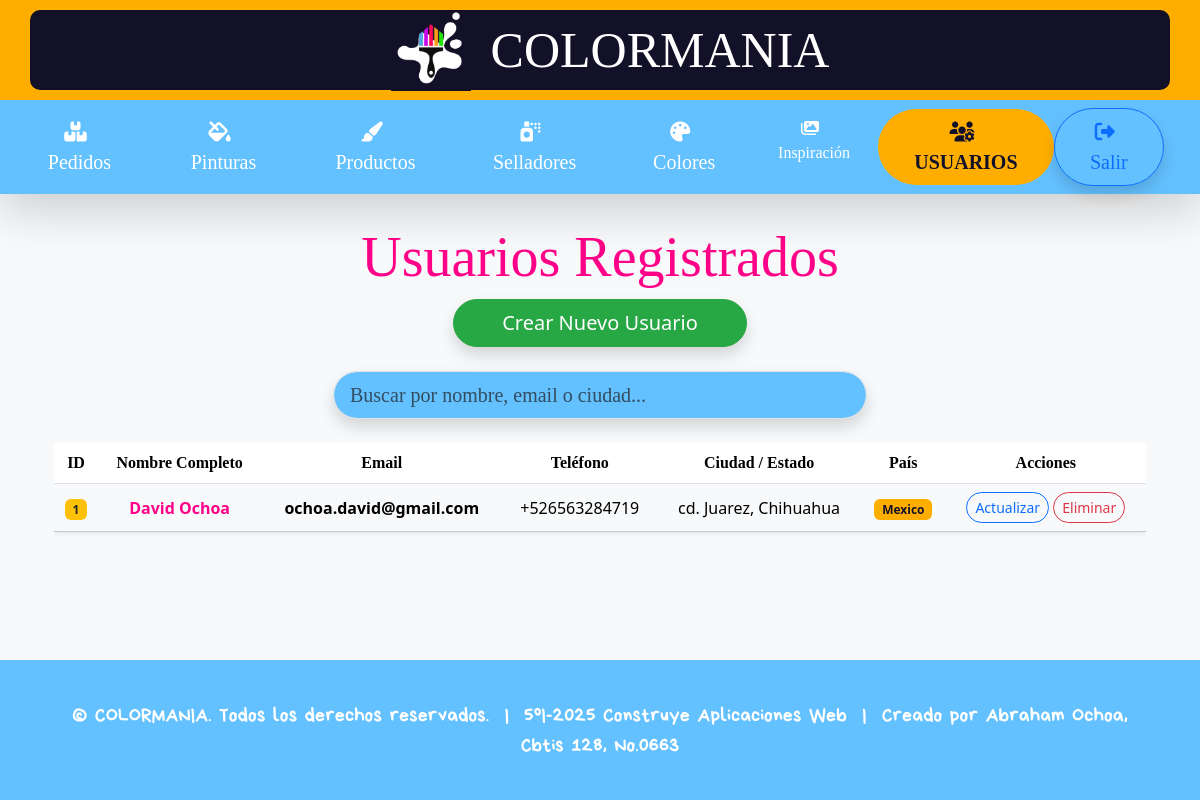
Screenshot of /usuarios/ with the database file from the repository.
### colormania/models.py (models this page shows, shortened)
class Usuario(models.Model):
    nombre = models.CharField(max_length=50)
    apellido = models.CharField(max_length=50)
    email = models.EmailField(max_length=100)
    telefono = models.CharField(max_length=15)
    contraseña = models.CharField(max_length=128)
    pais = models.CharField(max_length=30, choices=[
        ('MEXICO', 'Mexico'),
        ('ESTADOS UNIDOS', 'Estados Unidos'),
        ('GUATEMALA', 'Guatemala'),
        ('EL SALVADOR', 'El Salvador'),
        ('HONDURAS', 'Honduras'),
        ('COSTA RICA', 'Costa Rica'),
        ('PANAMA', 'Panama'),
    ])
    estado = models.CharField(max_length=50)
    ciudad = models.CharField(max_length=50)
    codigo_postal = models.CharField(max_length=10)
    calle = models.CharField(max_length=50)
    num_domicilio = models.CharField(max_length=10)
    detalles = models.CharField(max_length=250, default='INFORMACION DEL DOMICILIO')
    class Meta:
        verbose_name = "Usuario"
        verbose_name_plural = "Usuarios"

### colormania/views.py (the view)
# urls.py: path('usuarios/', views.lista_usuarios, name='lista_usuarios'),
def lista_usuarios(request):
    usuarios = Usuario.objects.all().order_by('-id')
    paises_choices = Usuario._meta.get_field('pais').choices
    return render(request, 'colormania/admin/usuarios.html', {
        'usuarios': usuarios,
        'paises_choices': paises_choices
    })

### colormania/templates/colormania/admin/usuarios.html (shortened to what this page needs)
{% extends "colormania/admin/base_admin.html" %}
{% load static %}
{% block content %}
<div class="container mt-0 pt-0">
    <div class="text-center mb-4">
        <h1 class="bobby display-4" style="color: #ff0088;">
            Usuarios Registrados
        </h1>
        <a href="{% url 'crear_usuario' %}" class="btn btn-success btn-lg rounded-pill shadow px-5">
            Crear Nuevo Usuario
        </a>
    </div>
    <div class="row mb-4">
        <div class="col-md-6 offset-md-3">
            <input type="text" id="buscador" class="form-control form-control-lg rounded-pill shadow"
                   placeholder="Buscar por nombre, email o ciudad..."
                   style="background-color: #64c1ff; color: #131128; font-family: 'bobby';">
        </div>
    </div>
    <div class="table-responsive">
        <table class="table table-hover align-middle">
            <thead style="background: linear-gradient(135deg, #131128, #ff0088); color: white;">
                <tr class="text-center">
                    <th class="bobby">ID</th>
                    <th class="bobby">Nombre Completo</th>
                    <th class="bobby">Email</th>
                    <th class="bobby">Teléfono</th>
                    <th class="bobby">Ciudad / Estado</th>
                    <th class="bobby">País</th>
                    <th class="bobby">Acciones</th>
                </tr>
            </thead>
            <tbody class="table-light">
                {% for u in usuarios %}
                <tr class="fila-usuario text-center align-middle">
                    <td><span class="badge bg-warning text-dark">{{ u.id }}</span></td>
                    <td class="fw-bold" style="color: #ff0088;">{{ u.nombre }} {{ u.apellido }}</td>
                    <td><strong>{{ u.email }}</strong></td>
                    <td>{{ u.telefono|default:"—" }}</td>
                    <td>{{ u.ciudad }}, {{ u.estado }}</td>
                    <td><span class="badge" style="background-color: #ffae00; color: #131128;">{{ u.get_pais_display }}</span></td>
                    <td>
                        <a href="{% url 'actualizar_usuario' u.id %}" class="btn btn-sm btn-outline-primary rounded-pill">
                            Actualizar
                        </a>
                        <a href="{% url 'eliminar_usuario' u.id %}"
                           class="btn btn-sm btn-outline-danger rounded-pill"
                           onclick="return confirm('¿Seguro que quieres eliminar a {{ u.nombre }} {{ u.apellido }}?')">
                            Eliminar
                        </a>
                    </td>
                </tr>
                {% empty %}
                <tr>
                    <td colspan="7" class="text-center py-5">
                        <h4 class="text-muted bobby">Aún no hay usuarios registrados</h4>
                    </td>
                </tr>
                {% endfor %}
            </tbody>
        </table>
    </div>
</div>
{% endblock %}

### rows the page displays
Usuario: id "1", nombre "David", apellido "Ochoa", email "ochoa.david@gmail.com", telefono "+526563284719", ciudad "cd. Juarez", estado "Chihuahua", pais "Mexico"
